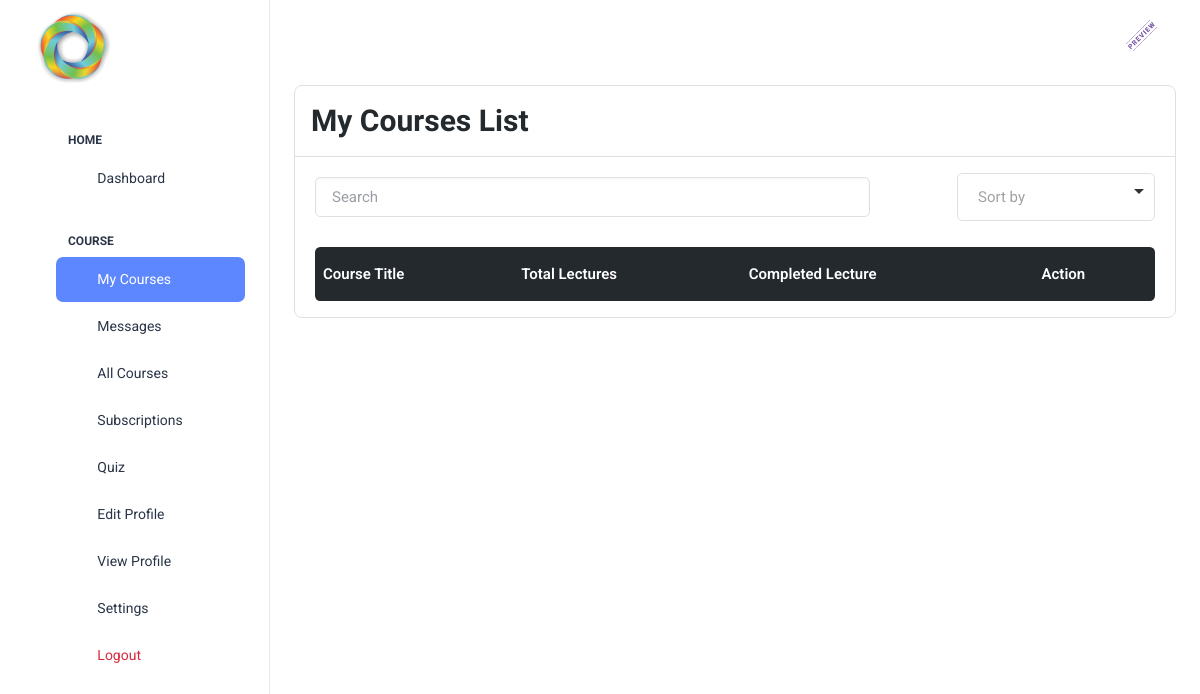
Page /beta/mycourses/ (signed in) on the earlier database version.
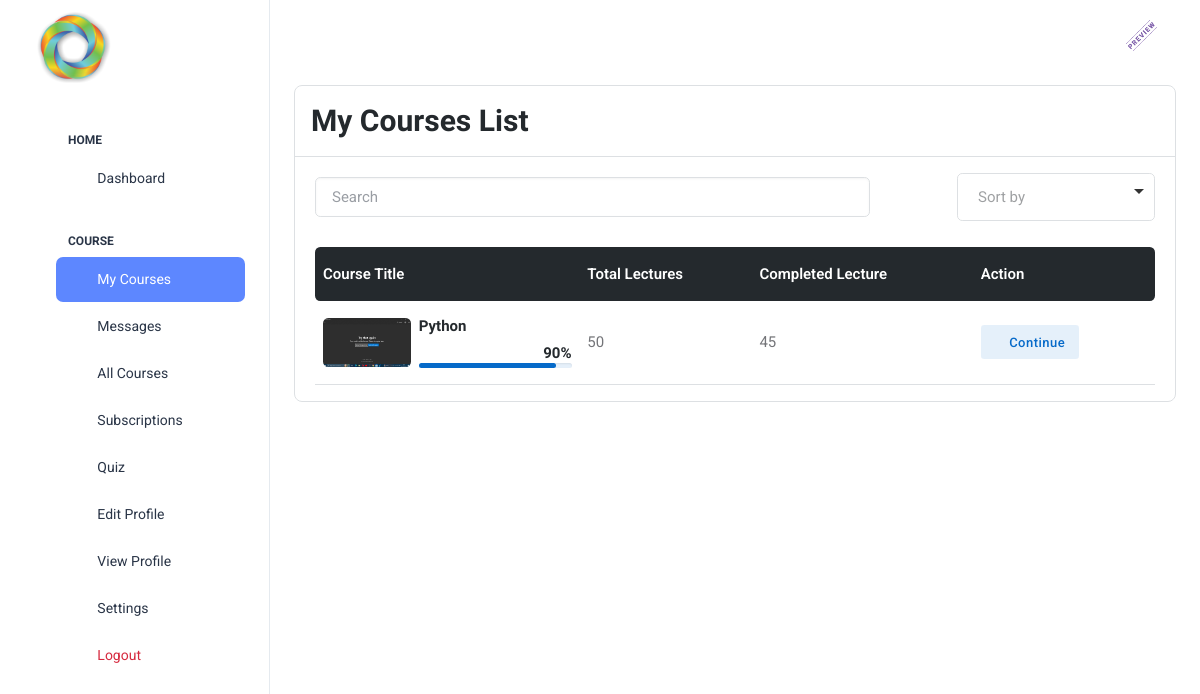
Same page on the later database version.
### base/models.py (models this page shows, shortened)
class isPurchased(models.Model):
    course=models.ForeignKey(Course,on_delete=models.CASCADE)
    isbuyed=models.BooleanField(default=False)
    purchased_on=models.DateTimeField(auto_now_add=True)
    buyer=models.ForeignKey(CustomUser,on_delete=models.CASCADE)
    def __str__(self):
        return self.course.course_name

class Course(models.Model):
    COURSE_LEVELS = [
        ('Beginner', 'Beginner'),
        ('Intermediate', 'Intermediate'),
        ('Advanced', 'Advanced'),
        ('All Level', 'All level'),
    ]
    ratingChoices=[
        ('0',0),
        ('1',1),
        ('2',2),
        ('3',3),
        ('4',4),
        ('5',5)
    ]
    course_level=models.CharField(
        max_length=20,
        choices=COURSE_LEVELS,
        default='all',
    )
    course_createdon=models.DateTimeField(auto_now_add=True)
    video=models.FileField(upload_to='static/course_videos')
    course_category=models.CharField(max_length=200)
    course_name=models.CharField(max_length=200)
    course_instructor=models.ForeignKey(CustomUser,on_delete=models.CASCADE)
    course_description=models.TextField()
    course_rating=models.CharField(choices=ratingChoices ,default=5 ,max_length=3)
    course_price=models.FloatField(default=0)
    course_duration=models.CharField(max_length=30)
    course_image=models.ImageField(upload_to='static/course_images')
    lectures=models.IntegerField(default=0)

class Progress(models.Model):
    course=models.ForeignKey(Course,on_delete=models.CASCADE)
    user=models.ForeignKey(CustomUser,on_delete=models.CASCADE)
    completed_lectures=models.IntegerField(default=0)
    progress=models.IntegerField(default=0)
    certified=models.BooleanField(default=False)

### betaadmin/views.py (the view)
# urls.py: path('mycourses/',mycourses,name='mycourses'),
def mycourses(request):
    courses=isPurchased.objects.filter(buyer=request.user)
    completed=Progress.objects.filter(user=request.user,progress=100)
    progress=Progress.objects.filter(user=request.user)
    progress=zip(courses,progress)
    context={'courses':courses,'completed':completed,'progresses':progress}
    return render(request,'beta_admin/mycourses.html',context)

### templates/beta_admin/mycourses.html (shortened to what the changed rows need)
<!doctype html>
<html lang="en">
{% load static %}
<head>
  <link rel="stylesheet" href="{% static 'login/assets/css/styles.min.css' %}" />
   <link rel="stylesheet" type="text/css" href="{% static 'assets/css/style.css' %}">
   <link rel="stylesheet" type="text/css" href="{% static 'assets/vendor/font-awesome/css/all.min.css' %}">
	<link rel="stylesheet" type="text/css" href="{% static 'assets/vendor/bootstrap-icons/bootstrap-icons.css' %}">
    <link rel="stylesheet" type="text/css" href="{% static 'assets/vendor/choices/css/choices.min.css' %}">
	<link rel="stylesheet" type="text/css" href="{% static 'assets/vendor/aos/aos.css' %}">
</head>
<body>
  <div class="page-wrapper" id="main-wrapper" data-layout="vertical" data-navbarbg="skin6" data-sidebartype="full"
    data-sidebar-position="fixed" data-header-position="fixed">
    <div class="body-wrapper">
      <div class="container-fluid">
            <link rel="stylesheet" type="text/css" href="{% static 'assets/vendor/font-awesome/css/all.min.css' %}">
            <link rel="stylesheet" type="text/css" href="{% static 'assets/vendor/bootstrap-icons/bootstrap-icons.css' %}">
          </head>
          <body>
<div class="col-xl-12">
    <div class="card bg-transparent border rounded-3">
        <div class="card-body">
            <div class="table-responsive border-0">
                <table class="table table-dark-gray align-middle p-4 mb-0 table-hover">
                    <thead>
                        <tr>
                            <th scope="col" class="border-0 rounded-start">Course Title</th>
                            <th scope="col" class="border-0">Total Lectures</th>
                            <th scope="col" class="border-0">Completed Lecture</th>
                            <th scope="col" class="border-0 rounded-end">Action</th>
                        </tr>
                    </thead>
                    <tbody>
                      {% for course , prog in progresses %}
                      <tr>
                        <td>
                          <div class="d-flex align-items-center">
                            <div class="w-100px">
                              <img src="{{ course.course.course_image.url }}" class="rounded" alt="">
                            </div>
                            <div class="mb-0 ms-2" style="width: 70%;">
                              <h6 style="width: 100%;"><a href="#">{{course}}</a></h6>
                              <div class="overflow-hidden">
                                <h6 class="mb-0 text-end">{{prog.progress}}%</h6>
                                <div class="progress progress-sm bg-primary bg-opacity-10">
                                  <div class="progress-bar bg-primary aos" role="progressbar" data-aos="slide-right" data-aos-delay="200" data-aos-duration="1000" data-aos-easing="ease-in-out" style="width: {{prog.progress}}%" aria-valuenow="85" aria-valuemin="0" aria-valuemax="100">
                                  </div>
                                </div>
                              </div>
                            </div>
                          </div>
                        </td>
                        <td>{{course.course.lectures}}</td>
                        <td>{{prog.completed_lectures}}</td>
                        {% if prog.progress == 100 %}
                        <td>
                          <button class="btn btn-sm btn-success me-1 mb-1 mb-x;-0 disabled"><i class="bi bi-check me-1"></i>Completed</button>
                          <a href="#" class="btn btn-sm btn-light me-1"><i class="bi bi-arrow-repeat me-1"></i>Restart</a>
                        </td>
                        {% else %}
                        <td>
                          <a href="#" class="btn btn-sm btn-primary-soft me-1 mb-1 mb-md-0"><i class="bi bi-play-circle me-1"></i>Continue</a>
                        </td>
                      </tr>
                      {% endif %}
                      {% endfor %}
                    </tbody>
                </table>
            </div>
        </div>
    </div>
</div>
</div>
</div>
</div>
</body>
</html>

Differences in the rows shown:
added isPurchased: course.course_image (picture), course.course_name "Python", progress "90", course.lectures "50", completed_lectures "45"
